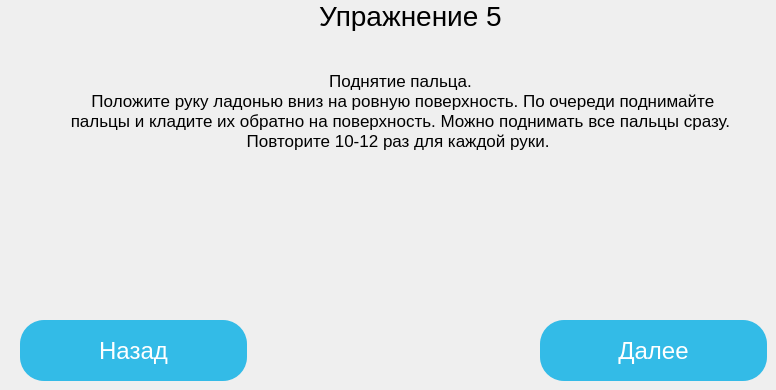
      <widget class="QWidget" name="page_8">
       <widget class="QLabel" name="main_label_8">
        <property name="geometry">
         <rect>
          <x>300</x>
          <y>0</y>
          <width>221</width>
          <height>31</height>
         </rect>
        </property>
        <property name="styleSheet">
         <string notr="true">width: 609px;
height: 227px;
left: 105px;
top: 97px;

font-family: 'Graduate';
font-style: normal;
font-weight: 400;
font-size: 28px;
line-height: 23px;
text-align: center;

color: #000000;</string>
        </property>
        <property name="text">
         <string>Упражнение 5</string>
        </property>
        <property name="alignment">
         <set>Qt::AlignCenter</set>
        </property>
        <property name="wordWrap">
         <bool>true</bool>
        </property>
       </widget>
       <widget class="QLabel" name="sub_label_6">
        <property name="geometry">
         <rect>
          <x>60</x>
          <y>70</y>
          <width>681</width>
          <height>81</height>
         </rect>
        </property>
        <property name="styleSheet">
         <string notr="true">width: 609px;
height: 227px;
left: 105px;
top: 97px;

font-family: 'Graduate';
font-style: normal;
font-weight: 400;
font-size: 17px;
line-height: 23px;
text-align: center;

color: #000000;</string>
        </property>
        <property name="text">
         <string>Поднятие пальца. 
 Положите руку ладонью вниз на ровную поверхность. По очереди поднимайте пальцы и кладите их обратно на поверхность. Можно поднимать все пальцы сразу. Повторите 10-12 раз для каждой руки. </string>
        </property>
        <property name="alignment">
         <set>Qt::AlignCenter</set>
        </property>
        <property name="wordWrap">
         <bool>true</bool>
        </property>
       </widget>
       <widget class="QLabel" name="img_label_6">
        <property name="geometry">
         <rect>
          <x>260</x>
          <y>170</y>
          <width>281</width>
          <height>171</height>
         </rect>
        </property>
        <property name="text">
         <string/>
        </property>
        <property name="pixmap">
         <pixmap resource="res/res.qrc">:/img/img/img_6.png</pixmap>
        </property>
        <property name="alignment">
         <set>Qt::AlignCenter</set>
        </property>
       </widget>
       <widget class="QPushButton" name="previous_pushButton_5">
        <property name="geometry">
         <rect>
          <x>20</x>
          <y>320</y>
          <width>227</width>
          <height>61</height>
         </rect>
        </property>
        <property name="styleSheet">
         <string notr="true">width: 227px;
height: 61px;
left: 287px;
top: 257px;

background: #33BBE7;
box-shadow: 0px 4px 4px rgba(0, 0, 0, 0.25), 0px 4px 4px rgba(0, 0, 0, 0.25);
border-radius: 24px;

font-family: 'Hind';
font-style: normal;
font-weight: 400;
font-size: 24px;
line-height: 38px;
text-align: center;

color: #FFFFFF;</string>
        </property>
        <property name="text">
         <string>Назад</string>
        </property>
       </widget>
       <widget class="QPushButton" name="next_pushButton_9">
        <property name="geometry">
         <rect>
          <x>540</x>
          <y>320</y>
          <width>227</width>
          <height>61</height>
         </rect>
        </property>
        <property name="styleSheet">
         <string notr="true">width: 227px;
height: 61px;
left: 287px;
top: 257px;

background: #33BBE7;
box-shadow: 0px 4px 4px rgba(0, 0, 0, 0.25), 0px 4px 4px rgba(0, 0, 0, 0.25);
border-radius: 24px;

font-family: 'Hind';
font-style: normal;
font-weight: 400;
font-size: 24px;
line-height: 38px;
text-align: center;

color: #FFFFFF;</string>
        </property>
        <property name="text">
         <string>Далее</string>
        </property>
       </widget>
      </widget>
